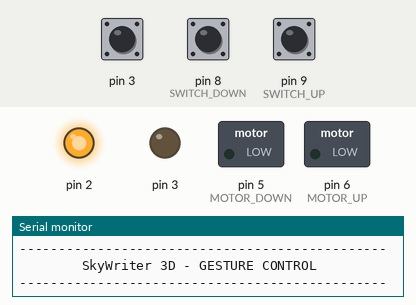
Bench run of a sketch on a simulated Arduino Nano, built with avr-gcc and run on an emulated ATmega328P. On the bench: switched loads named in the sketch (green lamp = pin HIGH), output pins drawn as LEDs (lit = HIGH), the last lines printed to the serial monitor. The test bench sets the inputs (shaded band); at power-on: pin 8 (SWITCH_DOWN) LOW, pin 9 (SWITCH_UP) LOW, pin 3 HIGH.

Above: at 1.2 s.
1.3 s: pin 8 (SWITCH_DOWN) pulled HIGH for 0.15 s
At 2.3 s:
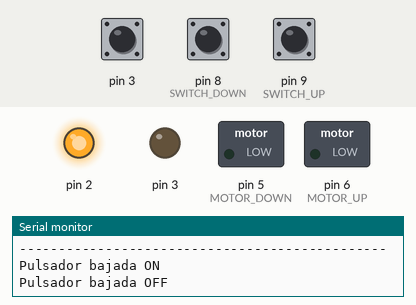
2.9 s: pin 9 (SWITCH_UP) pulled HIGH for 0.15 s
At 3.5 s:
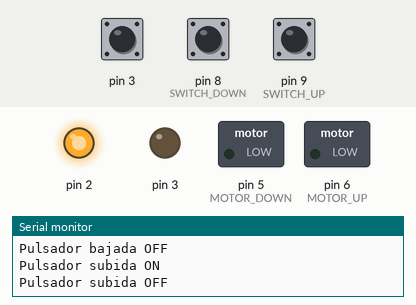
4.5 s: pin 3 pulled LOW for 0.15 s
6.1 s: pin 8 (SWITCH_DOWN) pulled HIGH for 1 s
At 6.5 s:
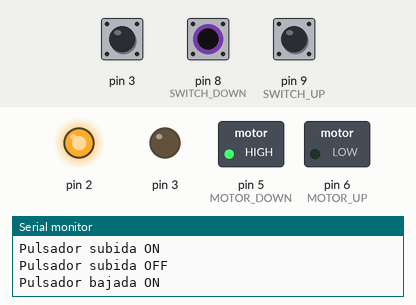
8.6 s: pin 8 (SWITCH_DOWN) pulled HIGH for 3.2 s
At 13.0 s:
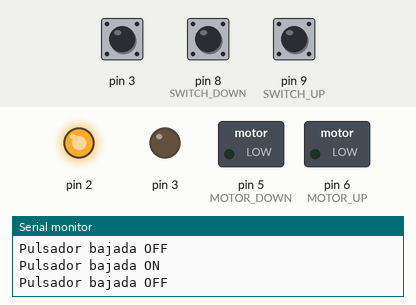
13.3 s: pin 9 (SWITCH_UP) pulled HIGH for 1 s
At 14.1 s:
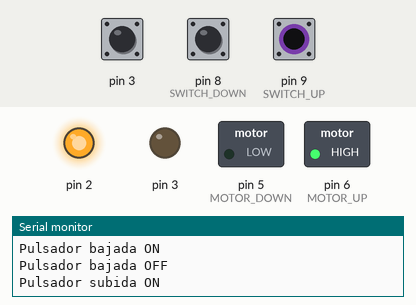
Timing chart, 0 to 16.3 s (numbered marks = the images above; inputs shaded):
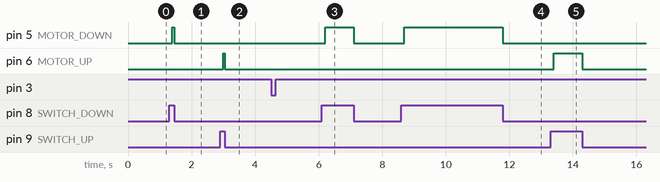

Measured:
- after the input at 1.3 s, pin 5 (MOTOR_DOWN): LOW → HIGH after 0.10 s, → LOW 0.05 s later
- after the input at 2.9 s, pin 6 (MOTOR_UP): LOW → HIGH after 0.10 s, → LOW 0.05 s later
- after the input at 6.1 s, pin 5 (MOTOR_DOWN): LOW → HIGH after 0.10 s, → LOW 0.90 s later
- after the input at 8.6 s, pin 5 (MOTOR_DOWN): LOW → HIGH after 0.10 s, → LOW 3.1 s later
- after the input at 13.3 s, pin 6 (MOTOR_UP): LOW → HIGH after 0.10 s, → LOW 0.90 s later

The sketch:

ARDUINO_SKYWRITER_3D.ino
```cpp
/**********************************************************************
 *                       ARDUINO - SKYWRITTER 3D                       *
 * --------------------------------------------------------------------*
 * Autor:          Pedro Meléndez del Pozo                             *
 * Fecha:          05/06/2023                                          *
 * Descripción:    Control gestual de una cortina motorizada para      *
 *                 aplicaciones domoticas                              *
 * Universidad:    UPM - Trabajo Fin de Grado                          *
 **********************************************************************/

 /* CONFIGURACION DE LOS PINES DEL ARDUINO NANO

  -------------SKYWRITTER 3D ---------------
 | 5V            VCC            Power       |
 | A4            SDA            I2C Data    |
 | A5            SCL            I2C Clock   |
 | D2            RESET          Reset       |
 | D3            TRFR           Interrupt   |
 | GND           GND            Ground      |
 |----------- CONTROL MOTORES --------------|
 | D6            OUTPUT         MOTOR_UP    |
 | D5            OUTPUT         MOTOR_DOWN  |
 |----------- INTERRUPTORES ----------------|
 | D9            INPUT          SWITCH_UP   |
 | D8            INPUT          SWITCH_DOWN |
  ------------------------------------------
*/

/////////////////////////////////////////////////////////////////////////////////////////////////
#include <Wire.h>
#include <skywriter.h>
/////////////////////////////////////////////////////////////////////////////////////////////////


//DEFINICION PINES DIGITALES
#define MOTOR_UP 6      //Control reles
#define MOTOR_DOWN 5

#define SWITCH_DOWN 8   //Deteccion pulsadores
#define SWITCH_UP 9

#define TRFR 3   // TRFR Pin of Skywriter
#define RESET 2  // Reset Pin of Skywriter

//Estado del motor
int status_UP;
int status_DOWN;

//Gestion de tiempos
unsigned long time;
unsigned long Tmax = 10000;//ms
long touch_time_off = 0;

/////////////////////////////////////////////////////////////////////////////////////////////////

//Definicion de funciones
void ScannerI2C();
void motor_up();       //Subir persiana
void motor_down();     //Bajar persiana
void stop_system();    //Parar motores

/////////////////////////////////////////////////////////////////////////////////////////////////
//                                    FUNCION DE SETUP                                         //
/////////////////////////////////////////////////////////////////////////////////////////////////
void setup() {

  Serial.begin(115200);
  //Configuracion de pines
  pinMode(SWITCH_UP, INPUT);
  pinMode(SWITCH_DOWN, INPUT);
  pinMode(MOTOR_UP, OUTPUT);
  pinMode(MOTOR_DOWN, OUTPUT);

  //Estados de los motores
  status_UP = 0;
  status_DOWN = 0;

  //Busqueda de dispositivos I2C conectados
  ScannerI2C();

  Skywriter.begin(TRFR, RESET); //Inicializacion de los parametros TRFR y RST del sensor

  Serial.println("-----------------------------------------------");
  Serial.println("        SkyWriter 3D - GESTURE CONTROL         ");
  Serial.println("-----------------------------------------------");

  //Funciones de habilitacion de gestos y toques
  //Skywriter.onTouch(touch); //Descomentar esta funcion para habilitar la deteccion de toques
  Skywriter.onGesture(gesture); //Deteccion de gestos
}

/////////////////////////////////////////////////////////////////////////////////////////////////
//                                       BUCLE PRINCIPAL                                       //
/////////////////////////////////////////////////////////////////////////////////////////////////

void loop()
{

  if (digitalRead(SWITCH_UP) == HIGH)
  {

    motor_up();
    Serial.println("Pulsador subida ON");
    while (digitalRead(SWITCH_UP) == HIGH)
    {

    }
    stop_system();
    Serial.println("Pulsador subida OFF");
  }

  if (digitalRead(SWITCH_DOWN) == HIGH)
  {

    motor_down();
    Serial.println("Pulsador bajada ON");
    while (digitalRead(SWITCH_DOWN) == HIGH)
    {

    }
    stop_system();
    Serial.println("Pulsador bajada OFF");
  }

  Skywriter.poll();  // Poll for any updates from Skywriter

  if (touch_time_off > 0)
    touch_time_off--;

  if ((status_UP == 1 || status_DOWN == 1) && (millis()-time) > Tmax) //Desactivar motores tras un tiempo establecido
     stop_system();

}


///////////////////////////////////////////////////////////////////////////////////////////////////
//                        IMPLEMENTACION DE LA DETECCION DE GESTOS                               //
///////////////////////////////////////////////////////////////////////////////////////////////////
void gesture (unsigned char type_gesture) {

  switch (type_gesture)
  {

    case SW_FLICK_SOUTH_NORTH :
      Serial.println("SUBIEDO PERSIANA");
      motor_up();
      break;

    case SW_FLICK_NORTH_SOUTH:
      Serial.println("BAJANDO PERSIANA");
      motor_down();
      break;

    case SW_FLICK_WEST_EAST:
      Serial.println("PARAR MOTOR");
      stop_system();
      break;

    case SW_FLICK_EAST_WEST:
      Serial.println("PARAR MOTOR");
      stop_system();
      break;

  }
}

///////////////////////////////////////////////////////////////////////////////////////////////////
//            IMPLEMENTACION DE TOQUES TACTILES SOBRE LA SUPERFICIE DEL SENSOR                   //
///////////////////////////////////////////////////////////////////////////////////////////////////

/*void touch (unsigned char type_touch)
{

  if (touch_time_off > 0) return;

  switch (type_touch) {

    case SW_TOUCH_NORTH:
      Serial.println("TOQUE ARRIBA");
      // Accion asociada al gesto //
      break;

    case SW_TOUCH_SOUTH:
      Serial.println("TOQUE ABAJO");
      // Accion asociada al gesto //
      break;

    case SW_TOUCH_WEST:
      Serial.println("TOQUE IZQUIERDA");
      // Accion asociada al gesto //
      break;

    case SW_TOUCH_EAST:
      Serial.println("TOQUE DERECHA");
      flag_ID = RIGHT_Touch;
      // Accion asociada al gesto //
      break;
  }

  touch_time_off = 10000;
}*/

/////////////////////////////////////////////////////////////////////////////////////////////////
//                         FUNCIONES DE CONTROL DE LOS MOTORES                                 //
/////////////////////////////////////////////////////////////////////////////////////////////////

void motor_up()  //Subir persiana
{
  stop_system();
  delay(100);
  status_UP = 1;
  digitalWrite(MOTOR_UP, HIGH);
  time = millis();
}

/////////////////////////////////////////////////////////////////////////////////////////////////

void motor_down()  //Bajar persiana
{
  stop_system();
  delay(100);
  status_DOWN = 1;
  digitalWrite(MOTOR_DOWN, HIGH);
  time = millis();
}

/////////////////////////////////////////////////////////////////////////////////////////////////

void stop_system()  //Parar motores
{
  status_UP = 0;
  status_DOWN = 0;
  digitalWrite(MOTOR_UP, LOW);
  digitalWrite(MOTOR_DOWN, LOW);
}

void ScannerI2C()
{
    byte error, direccion;
    int nDispositivos;
    nDispositivos = 0;
    Serial.println("Buscando dispositivos... ");

    for(direccion = 8; direccion < 127; direccion++ )
    {
        Wire.beginTransmission(direccion);
        error = Wire.endTransmission();

        if (error == 0)
        {
            Serial.print("Dispositivo encontrado en la direccion: 0x");
            if (direccion < 16)
                Serial.print("0");
            Serial.print(direccion,HEX);
            Serial.println(" !");
            nDispositivos++;
        }
        else if (error == 4)
        {
            Serial.print("Error en la direccion: 0x");
            if (direccion < 16)
                Serial.print("0");
            Serial.println(direccion,HEX);
        }
    }
}
```
